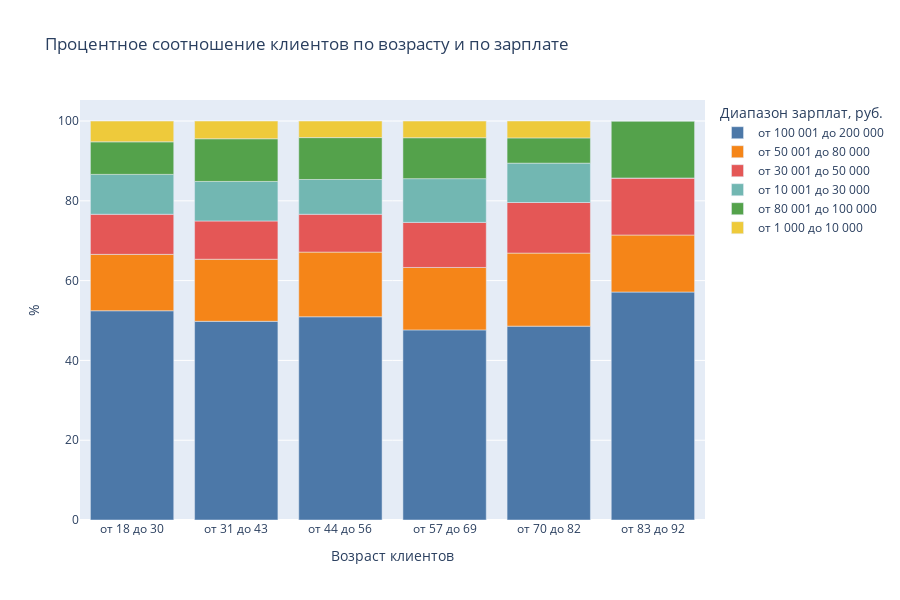

The code cell stored with this chart in its notebook:
### Code cell
# создадим барплот

fig = px.bar(count_client_salary_age,
             x='range_age',
             y='share',
             title='Процентное соотношение клиентов по возрасту и по зарплате',
             color='range_salary',
             height=600,
             width=900,
             labels={'range_age':'Возраст клиентов', 'share':'%', 'range_salary':'Диапазон зарплат, руб.' },
             color_discrete_sequence=px.colors.qualitative.T10)


fig.show()

### Figure 1 — Plotly figure (JSON) as saved in the notebook; plotly's stock layout.template omitted (floating-point values rounded to 4 significant figures)
{"data": [{"alignmentgroup": "True", "hovertemplate": "Диапазон зарплат, руб.=от 100 001 до 200 000<br>Возраст клиентов=%{x}<br>%=%{y}<extra></extra>", "legendgroup": "от 100 001 до 200 000", "marker": {"color": "#4C78A8", "pattern": {"shape": ""}}, "name": "от 100 001 до 200 000", "offsetgroup": "от 100 001 до 200 000", "orientation": "v", "showlegend": true, "textposition": "auto", "type": "bar", "x": ["от 18 до 30", "от 31 до 43", "от 44 до 56", "от 57 до 69", "от 70 до 82", "от 83 до 92"], "xaxis": "x", "y": [52.45, 49.8, 50.94, 47.65, 48.59, 57.14], "yaxis": "y"}, {"alignmentgroup": "True", "hovertemplate": "Диапазон зарплат, руб.=от 50 001 до 80 000<br>Возраст клиентов=%{x}<br>%=%{y}<extra></extra>", "legendgroup": "от 50 001 до 80 000", "marker": {"color": "#F58518", "pattern": {"shape": ""}}, "name": "от 50 001 до 80 000", "offsetgroup": "от 50 001 до 80 000", "orientation": "v", "showlegend": true, "textposition": "auto", "type": "bar", "x": ["от 18 до 30", "от 31 до 43", "от 44 до 56", "от 57 до 69", "от 70 до 82", "от 83 до 92"], "xaxis": "x", "y": [14.13, 15.56, 16.21, 15.65, 18.31, 14.29], "yaxis": "y"}, {"alignmentgroup": "True", "hovertemplate": "Диапазон зарплат, руб.=от 30 001 до 50 000<br>Возраст клиентов=%{x}<br>%=%{y}<extra></extra>", "legendgroup": "от 30 001 до 50 000", "marker": {"color": "#E45756", "pattern": {"shape": ""}}, "name": "от 30 001 до 50 000", "offsetgroup": "от 30 001 до 50 000", "orientation": "v", "showlegend": true, "textposition": "auto", "type": "bar", "x": ["от 18 до 30", "от 31 до 43", "от 44 до 56", "от 57 до 69", "от 70 до 82", "от 83 до 92"], "xaxis": "x", "y": [10.05, 9.59, 9.48, 11.3, 12.68, 14.29], "yaxis": "y"}, {"alignmentgroup": "True", "hovertemplate": "Диапазон зарплат, руб.=от 10 001 до 30 000<br>Возраст клиентов=%{x}<br>%=%{y}<extra></extra>", "legendgroup": "от 10 001 до 30 000", "marker": {"color": "#72B7B2", "pattern": {"shape": ""}}, "name": "от 10 001 до 30 000", "offsetgroup": "от 10 001 до 30 000", "orientation": "v", "showlegend": true, "textposition": "auto", "type": "bar", "x": ["от 18 до 30", "от 31 до 43", "от 44 до 56", "от 57 до 69", "от 70 до 82", "от 83 до 92"], "xaxis": "x", "y": [10, 9.91, 8.72, 10.96, 9.86, 0], "yaxis": "y"}, {"alignmentgroup": "True", "hovertemplate": "Диапазон зарплат, руб.=от 80 001 до 100 000<br>Возраст клиентов=%{x}<br>%=%{y}<extra></extra>", "legendgroup": "от 80 001 до 100 000", "marker": {"color": "#54A24B", "pattern": {"shape": ""}}, "name": "от 80 001 до 100 000", "offsetgroup": "от 80 001 до 100 000", "orientation": "v", "showlegend": true, "textposition": "auto", "type": "bar", "x": ["от 18 до 30", "от 31 до 43", "от 44 до 56", "от 57 до 69", "от 70 до 82", "от 83 до 92"], "xaxis": "x", "y": [8.16, 10.7, 10.5, 10.26, 6.34, 14.29], "yaxis": "y"}, {"alignmentgroup": "True", "hovertemplate": "Диапазон зарплат, руб.=от 1 000 до 10 000<br>Возраст клиентов=%{x}<br>%=%{y}<extra></extra>", "legendgroup": "от 1 000 до 10 000", "marker": {"color": "#EECA3B", "pattern": {"shape": ""}}, "name": "от 1 000 до 10 000", "offsetgroup": "от 1 000 до 10 000", "orientation": "v", "showlegend": true, "textposition": "auto", "type": "bar", "x": ["от 18 до 30", "от 31 до 43", "от 44 до 56", "от 57 до 69", "от 70 до 82", "от 83 до 92"], "xaxis": "x", "y": [5.2, 4.44, 4.15, 4.17, 4.23, 0], "yaxis": "y"}], "layout": {"barmode": "relative", "height": 600, "legend": {"title": {"text": "Диапазон зарплат, руб."}, "tracegroupgap": 0}, "title": {"text": "Процентное соотношение клиентов по возрасту и по зарплате"}, "width": 900, "xaxis": {"anchor": "y", "domain": [0, 1], "title": {"text": "Возраст клиентов"}}, "yaxis": {"anchor": "x", "domain": [0, 1], "title": {"text": "%"}}}}
